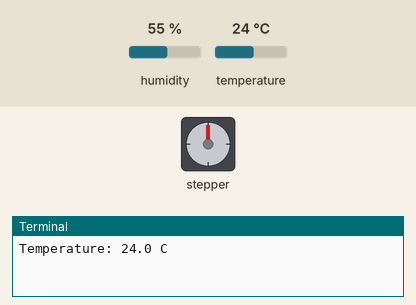
A program run on a simulated Raspberry Pi (BCM pin numbers). Shown: stepper motor, the last lines printed to the terminal. The inputs (shaded band) are chosen by the test bench; at power-on: temperature 24 °C, humidity 55 %. Databases and web services accept everything at once and return nothing; the stepper is drawn at 2048 steps a turn.

Above: at 1.2 s.
1.3 s: temperature set to 28 °C
3.2 s: temperature set to 31 °C
At 5.17 s:
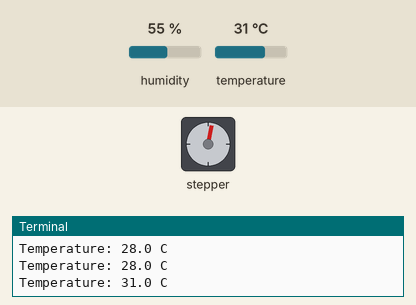
At 5.91 s:
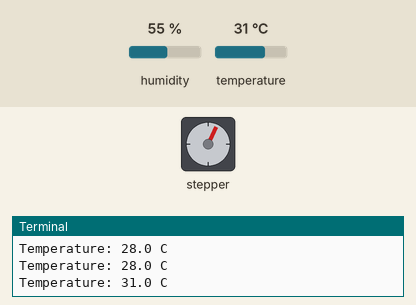
Timing chart, 0 to 25.4 s (numbered marks = the images above; inputs shaded):
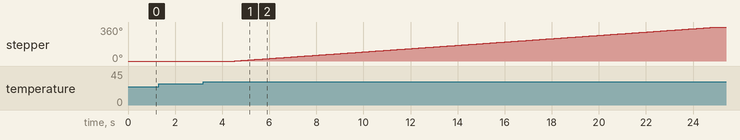

Measured:
- the behaviour switches between 29 and 30 °C on temperature (found by bisection; images 0 and 1)
- after the input at 3.2 s, stepper: keeps turning clockwise at about 18°/s, starting after 1.3 s

The program:

sensor_to_db.py
```python
import Adafruit_DHT
from influxdb_client import InfluxDBClient, Point
from influxdb_client.client.write_api import SYNCHRONOUS
import RPi.GPIO as GPIO
import time

# Sensor Configuration
DHT_SENSOR = Adafruit_DHT.DHT11
DHT_PIN = 4  # GPIO4
STEPPER_PINS = [17, 18, 27, 22]

# Setup GPIO
GPIO.setmode(GPIO.BCM)
for pin in STEPPER_PINS:
    GPIO.setup(pin, GPIO.OUT)

# Steps sequence for half-step drive (8 steps per revolution)
STEP_SEQUENCE = [
    [1, 0, 0, 1],
    [1, 0, 0, 0],
    [1, 1, 0, 0],
    [0, 1, 0, 0],
    [0, 1, 1, 0],
    [0, 0, 1, 0],
    [0, 0, 1, 1],
    [0, 0, 0, 1]
]

def step_motor(steps):
    for _ in range(steps):
        for step in STEP_SEQUENCE:
            for pin, value in zip(STEPPER_PINS, step):
                GPIO.output(pin, value)
            time.sleep(0.005)

# InfluxDB Configuration
url = "http://localhost:8086"
token = "CCytHUChfIEGCcczyz-fr3eAbwVLetZd6domxi39TNPTFA2hWfm3ltJXvs6dSJHYZ_SrRmrRFBtYT0hTFEAr7g=="
org = "aaron"
bucket = "aaron"

client = InfluxDBClient(url=url, token=token)
write_api = client.write_api(write_options=SYNCHRONOUS)

while True:
    humidity, temperature = Adafruit_DHT.read_retry(DHT_SENSOR, DHT_PIN)
    if temperature is not None:
        print(f'Temperature: {temperature} C')
        point = Point("temperature").field("value", temperature)
        write_api.write(bucket, org, point)

        if temperature >= 29.5:
            step_motor(512)
    time.sleep(0.8)
```
